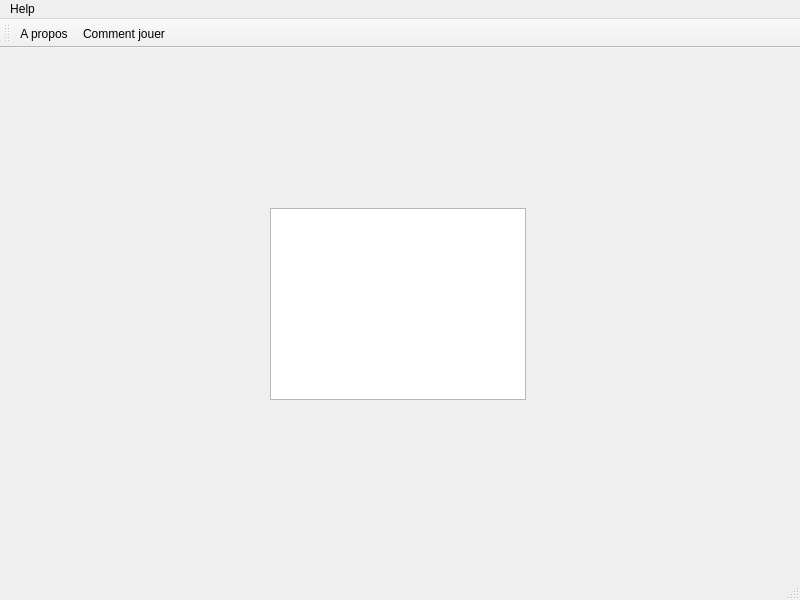
<?xml version="1.0" encoding="UTF-8"?>
<ui version="4.0">
 <class>MainWindow</class>
 <widget class="QMainWindow" name="MainWindow">
  <property name="geometry">
   <rect>
    <x>0</x>
    <y>0</y>
    <width>800</width>
    <height>600</height>
   </rect>
  </property>
  <property name="windowTitle">
   <string>Pong Game</string>
  </property>
  <widget class="QWidget" name="centralWidget">
   <widget class="QGraphicsView" name="gameView">
    <property name="geometry">
     <rect>
      <x>270</x>
      <y>160</y>
      <width>256</width>
      <height>192</height>
     </rect>
    </property>
    <property name="contextMenuPolicy">
     <enum>Qt::NoContextMenu</enum>
    </property>
   </widget>
  </widget>
  <widget class="QMenuBar" name="menuBar">
   <property name="geometry">
    <rect>
     <x>0</x>
     <y>0</y>
     <width>800</width>
     <height>20</height>
    </rect>
   </property>
   <widget class="QMenu" name="menuHelp">
    <property name="title">
     <string>Help</string>
    </property>
   </widget>
   <addaction name="menuHelp"/>
  </widget>
  <widget class="QToolBar" name="mainToolBar">
   <attribute name="toolBarArea">
    <enum>TopToolBarArea</enum>
   </attribute>
   <attribute name="toolBarBreak">
    <bool>false</bool>
   </attribute>
   <addaction name="actionApropos"/>
   <addaction name="actionComment_jouer"/>
  </widget>
  <widget class="QStatusBar" name="statusBar"/>
  <action name="actionApropos">
   <property name="text">
    <string>A propos</string>
   </property>
  </action>
  <action name="actionComment_jouer">
   <property name="text">
    <string>Comment jouer</string>
   </property>
  </action>
 </widget>
 <layoutdefault spacing="6" margin="11"/>
 <resources/>
 <connections/>
</ui>
